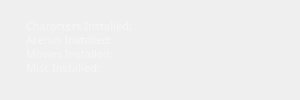
     <widget class="QWidget" name="RightPanelLayout" native="true">
      <property name="minimumSize">
       <size>
        <width>300</width>
        <height>0</height>
       </size>
      </property>
      <property name="styleSheet">
       <string notr="true">Q2Widget{
	background-color: rgba(43,51, 54,255);

}</string>
      </property>
      <layout class="QVBoxLayout" name="verticalLayout_2">
       <property name="spacing">
        <number>0</number>
       </property>
       <property name="leftMargin">
        <number>0</number>
       </property>
       <property name="topMargin">
        <number>0</number>
       </property>
       <property name="rightMargin">
        <number>0</number>
       </property>
       <property name="bottomMargin">
        <number>0</number>
       </property>
       <item>
        <widget class="QFrame" name="topRibbon_Right">
         <property name="minimumSize">
          <size>
           <width>0</width>
           <height>95</height>
          </size>
         </property>
         <property name="maximumSize">
          <size>
           <width>16777215</width>
           <height>84</height>
          </size>
         </property>
         <property name="font">
          <font>
           <pointsize>8</pointsize>
           <stylestrategy>PreferAntialias</stylestrategy>
          </font>
         </property>
         <property name="styleSheet">
          <string notr="true">QFrame{
	margin-left:8px;
	border-image: url(:/icons/ribbon_template.png) 0 0 0 0 stretch;
	background-color: transparent;
}

QLabel{
	color: rgba(255,255,255,125);
	border: 0px solid transparent;
	border-image: url(&quot;&quot;);
	background-color: transparent;
}</string>
         </property>
         <property name="frameShape">
          <enum>QFrame::NoFrame</enum>
         </property>
         <property name="frameShadow">
          <enum>QFrame::Plain</enum>
         </property>
         <layout class="QVBoxLayout" name="verticalLayout_4">
          <property name="spacing">
           <number>0</number>
          </property>
          <property name="leftMargin">
           <number>8</number>
          </property>
          <property name="topMargin">
           <number>9</number>
          </property>
          <property name="rightMargin">
           <number>0</number>
          </property>
          <property name="bottomMargin">
           <number>30</number>
          </property>
          <item>
           <widget class="QLabel" name="CharacterLabel">
            <property name="minimumSize">
             <size>
              <width>0</width>
              <height>16</height>
             </size>
            </property>
            <property name="maximumSize">
             <size>
              <width>16777215</width>
              <height>15</height>
             </size>
            </property>
            <property name="font">
             <font>
              <family>Segoe UI Variable Small</family>
              <pointsize>8</pointsize>
              <weight>50</weight>
              <italic>false</italic>
              <bold>false</bold>
              <strikeout>false</strikeout>
             </font>
            </property>
            <property name="styleSheet">
             <string notr="true"/>
            </property>
            <property name="text">
             <string>Characters Installed:</string>
            </property>
            <property name="alignment">
             <set>Qt::AlignLeading|Qt::AlignLeft|Qt::AlignTop</set>
            </property>
            <property name="margin">
             <number>0</number>
            </property>
            <property name="indent">
             <number>2</number>
            </property>
           </widget>
          </item>
          <item>
           <widget class="QLabel" name="ArenasLabel">
            <property name="minimumSize">
             <size>
              <width>0</width>
              <height>16</height>
             </size>
            </property>
            <property name="maximumSize">
             <size>
              <width>16777215</width>
              <height>15</height>
             </size>
            </property>
            <property name="font">
             <font>
              <family>Segoe UI Variable Small</family>
              <pointsize>8</pointsize>
              <weight>50</weight>
              <italic>false</italic>
              <bold>false</bold>
              <strikeout>false</strikeout>
             </font>
            </property>
            <property name="text">
             <string>Arenas Installed:</string>
            </property>
            <property name="alignment">
             <set>Qt::AlignLeading|Qt::AlignLeft|Qt::AlignTop</set>
            </property>
            <property name="indent">
             <number>2</number>
            </property>
           </widget>
          </item>
          <item>
           <widget class="QLabel" name="MoviesLabel">
            <property name="minimumSize">
             <size>
              <width>0</width>
              <height>16</height>
             </size>
            </property>
            <property name="maximumSize">
             <size>
              <width>16777215</width>
              <height>15</height>
             </size>
            </property>
            <property name="font">
             <font>
              <family>Segoe UI Variable Small</family>
              <pointsize>8</pointsize>
              <weight>50</weight>
              <italic>false</italic>
              <bold>false</bold>
              <strikeout>false</strikeout>
             </font>
            </property>
            <property name="text">
             <string>Movies Installed:</string>
            </property>
            <property name="alignment">
             <set>Qt::AlignLeading|Qt::AlignLeft|Qt::AlignTop</set>
            </property>
            <property name="indent">
             <number>2</number>
            </property>
           </widget>
          </item>
          <item>
           <widget class="QLabel" name="MiscLabel">
            <property name="minimumSize">
             <size>
              <width>0</width>
              <height>16</height>
             </size>
            </property>
            <property name="maximumSize">
             <size>
              <width>16777215</width>
              <height>15</height>
             </size>
            </property>
            <property name="font">
             <font>
              <family>Segoe UI Variable Small</family>
              <pointsize>8</pointsize>
              <weight>50</weight>
              <italic>false</italic>
              <bold>false</bold>
              <strikeout>false</strikeout>
             </font>
            </property>
            <property name="text">
             <string>Misc Installed:</string>
            </property>
            <property name="alignment">
             <set>Qt::AlignLeading|Qt::AlignLeft|Qt::AlignTop</set>
            </property>
            <property name="indent">
             <number>2</number>
            </property>
           </widget>
          </item>
         </layout>
        </widget>
       </item>
      </layout>
     </widget>
